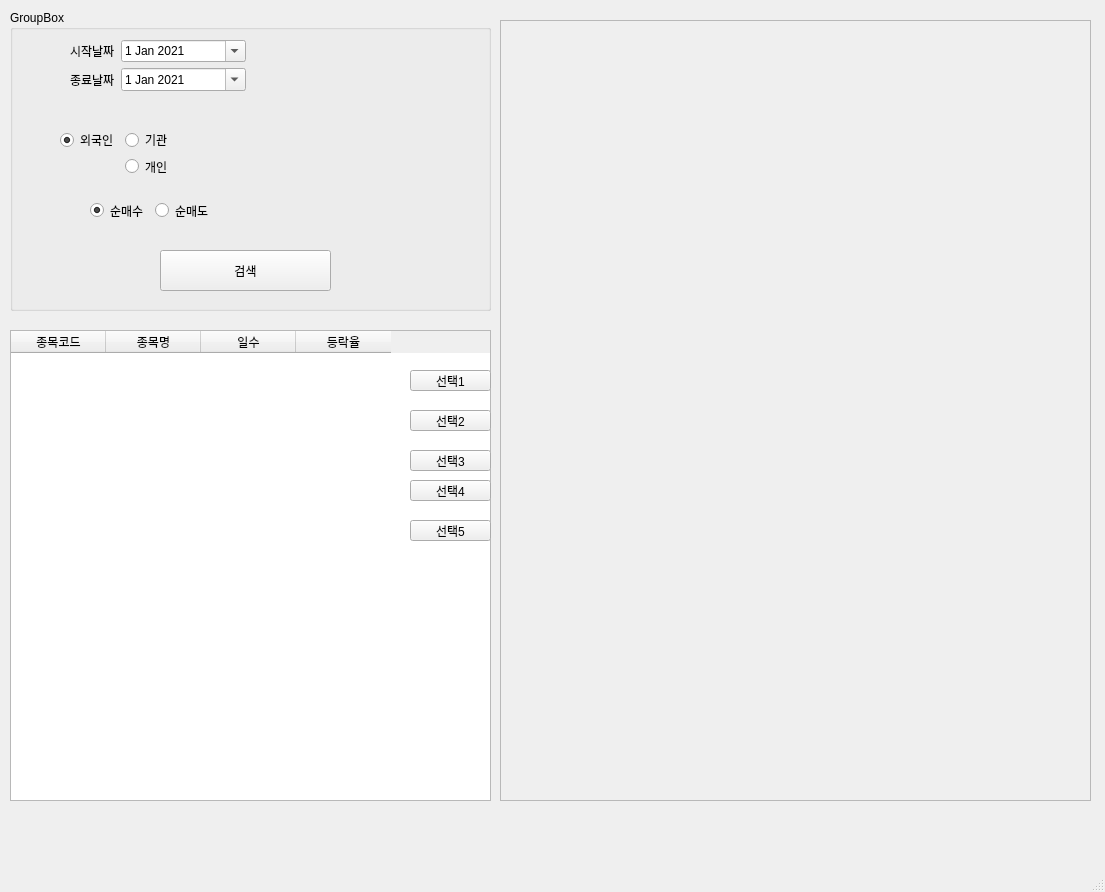
<?xml version="1.0" encoding="UTF-8"?>
<ui version="4.0">
 <class>MainWindow</class>
 <widget class="QMainWindow" name="MainWindow">
  <property name="geometry">
   <rect>
    <x>0</x>
    <y>0</y>
    <width>1105</width>
    <height>892</height>
   </rect>
  </property>
  <property name="windowTitle">
   <string>MainWindow</string>
  </property>
  <widget class="QWidget" name="centralwidget">
   <widget class="QGroupBox" name="groupBox">
    <property name="geometry">
     <rect>
      <x>10</x>
      <y>10</y>
      <width>481</width>
      <height>301</height>
     </rect>
    </property>
    <property name="title">
     <string>GroupBox</string>
    </property>
    <widget class="QPushButton" name="btn_search">
     <property name="geometry">
      <rect>
       <x>150</x>
       <y>240</y>
       <width>171</width>
       <height>41</height>
      </rect>
     </property>
     <property name="text">
      <string>검색</string>
     </property>
    </widget>
    <widget class="QWidget" name="layoutWidget">
     <property name="geometry">
      <rect>
       <x>50</x>
       <y>120</y>
       <width>381</width>
       <height>47</height>
      </rect>
     </property>
     <layout class="QFormLayout" name="formLayout">
      <item row="0" column="0">
       <widget class="QRadioButton" name="radio_supplier_1">
        <property name="text">
         <string>외국인</string>
        </property>
        <property name="checked">
         <bool>true</bool>
        </property>
       </widget>
      </item>
      <item row="0" column="1">
       <widget class="QRadioButton" name="radio_supplier_2">
        <property name="text">
         <string>기관</string>
        </property>
       </widget>
      </item>
      <item row="1" column="1">
       <widget class="QRadioButton" name="radio_supplier_3">
        <property name="text">
         <string>개인</string>
        </property>
       </widget>
      </item>
     </layout>
    </widget>
    <widget class="QWidget" name="layoutWidget">
     <property name="geometry">
      <rect>
       <x>60</x>
       <y>30</y>
       <width>176</width>
       <height>51</height>
      </rect>
     </property>
     <layout class="QFormLayout" name="formLayout_2">
      <item row="0" column="0">
       <widget class="QLabel" name="label">
        <property name="text">
         <string>시작날짜</string>
        </property>
       </widget>
      </item>
      <item row="0" column="1">
       <widget class="QDateEdit" name="date_start">
        <property name="calendarPopup">
         <bool>true</bool>
        </property>
        <property name="date">
         <date>
          <year>2021</year>
          <month>1</month>
          <day>1</day>
         </date>
        </property>
       </widget>
      </item>
      <item row="1" column="1">
       <widget class="QDateEdit" name="date_end">
        <property name="calendarPopup">
         <bool>true</bool>
        </property>
        <property name="date">
         <date>
          <year>2021</year>
          <month>1</month>
          <day>1</day>
         </date>
        </property>
       </widget>
      </item>
      <item row="1" column="0">
       <widget class="QLabel" name="label_2">
        <property name="text">
         <string>종료날짜</string>
        </property>
       </widget>
      </item>
     </layout>
    </widget>
    <widget class="QWidget" name="layoutWidget">
     <property name="geometry">
      <rect>
       <x>80</x>
       <y>190</y>
       <width>153</width>
       <height>21</height>
      </rect>
     </property>
     <layout class="QFormLayout" name="formLayout_3">
      <item row="0" column="0">
       <widget class="QRadioButton" name="radio_buy">
        <property name="text">
         <string>순매수</string>
        </property>
        <property name="checked">
         <bool>true</bool>
        </property>
       </widget>
      </item>
      <item row="0" column="1">
       <widget class="QRadioButton" name="radio_sell">
        <property name="text">
         <string>순매도</string>
        </property>
       </widget>
      </item>
     </layout>
    </widget>
   </widget>
   <widget class="QFrame" name="frame">
    <property name="geometry">
     <rect>
      <x>500</x>
      <y>20</y>
      <width>591</width>
      <height>781</height>
     </rect>
    </property>
    <property name="frameShape">
     <enum>QFrame::StyledPanel</enum>
    </property>
    <property name="frameShadow">
     <enum>QFrame::Raised</enum>
    </property>
    <widget class="QWidget" name="verticalLayoutWidget">
     <property name="geometry">
      <rect>
       <x>-1</x>
       <y>-1</y>
       <width>601</width>
       <height>781</height>
      </rect>
     </property>
     <layout class="QVBoxLayout" name="verticalLayout"/>
    </widget>
   </widget>
   <widget class="QTableWidget" name="tableWidget">
    <property name="geometry">
     <rect>
      <x>10</x>
      <y>330</y>
      <width>481</width>
      <height>471</height>
     </rect>
    </property>
    <attribute name="horizontalHeaderDefaultSectionSize">
     <number>95</number>
    </attribute>
    <column>
     <property name="text">
      <string>종목코드</string>
     </property>
    </column>
    <column>
     <property name="text">
      <string>종목명</string>
     </property>
    </column>
    <column>
     <property name="text">
      <string>일수</string>
     </property>
    </column>
    <column>
     <property name="text">
      <string>등락율</string>
     </property>
    </column>
   </widget>
   <widget class="QPushButton" name="pushButton">
    <property name="geometry">
     <rect>
      <x>410</x>
      <y>370</y>
      <width>81</width>
      <height>21</height>
     </rect>
    </property>
    <property name="text">
     <string>선택1</string>
    </property>
   </widget>
   <widget class="QPushButton" name="pushButton_2">
    <property name="geometry">
     <rect>
      <x>410</x>
      <y>410</y>
      <width>81</width>
      <height>21</height>
     </rect>
    </property>
    <property name="text">
     <string>선택2</string>
    </property>
   </widget>
   <widget class="QPushButton" name="pushButton_3">
    <property name="geometry">
     <rect>
      <x>410</x>
      <y>450</y>
      <width>81</width>
      <height>21</height>
     </rect>
    </property>
    <property name="text">
     <string>선택3</string>
    </property>
   </widget>
   <widget class="QPushButton" name="pushButton_4">
    <property name="geometry">
     <rect>
      <x>410</x>
      <y>480</y>
      <width>81</width>
      <height>21</height>
     </rect>
    </property>
    <property name="text">
     <string>선택4</string>
    </property>
   </widget>
   <widget class="QPushButton" name="pushButton_5">
    <property name="geometry">
     <rect>
      <x>410</x>
      <y>520</y>
      <width>81</width>
      <height>21</height>
     </rect>
    </property>
    <property name="text">
     <string>선택5</string>
    </property>
   </widget>
  </widget>
  <widget class="QMenuBar" name="menubar">
   <property name="geometry">
    <rect>
     <x>0</x>
     <y>0</y>
     <width>1105</width>
     <height>26</height>
    </rect>
   </property>
  </widget>
  <widget class="QStatusBar" name="statusbar"/>
 </widget>
 <resources/>
 <connections/>
</ui>
